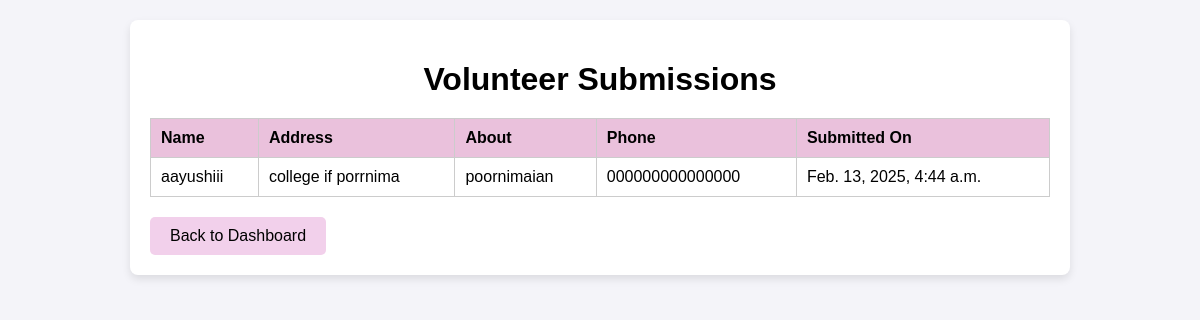
The page /adminpanel/volunteers/ on the database its author committed.
### feed/models.py (models this page shows, shortened)
class Volunteer(models.Model):
    name = models.CharField(max_length=100)
    address = models.TextField()
    about = models.TextField()
    phone = models.CharField(max_length=15)
    created_at = models.DateTimeField(auto_now_add=True)

### adminpanel/views.py (the view)
# urls.py: path('volunteers/', views.volunteer_list, name='volunteer_list'),
def volunteer_list(request):
    volunteers = Volunteer.objects.all().order_by('-created_at')
    return render(request, 'adminpanel/volx.html', {'volunteers': volunteers})

### templates/adminpanel/volx.html (shortened to what this page needs)
<!DOCTYPE html>
<html lang="en">
<head>
</head>
<body>
    <div class="container">
        <h1>Volunteer Submissions</h1>
        <table>
            <thead>
                <tr>
                    <th>Name</th>
                    <th>Address</th>
                    <th>About</th>
                    <th>Phone</th>
                    <th>Submitted On</th>
                </tr>
            </thead>
            <tbody>
                {% for volunteer in volunteers %}
                <tr>
                    <td>{{ volunteer.name }}</td>
                    <td>{{ volunteer.address }}</td>
                    <td>{{ volunteer.about }}</td>
                    <td>{{ volunteer.phone }}</td>
                    <td>{{ volunteer.created_at }}</td>
                </tr>
                {% empty %}
                <tr>
                    <td colspan="5">No volunteer submissions yet.</td>
                </tr>
                {% endfor %}
            </tbody>
        </table>
        <a href="{% url 'adminpanel:admin_dashboard' %}" class="back-button">Back to Dashboard</a>
    </div>
</body>
</html>

### templates/adminpanel/volx.html (style rules this page uses)
body { font-family: Arial, sans-serif; background: #f4f4f9; margin: 0; padding: 20px; }
.container { max-width: 900px; margin: auto; background: #fff; padding: 20px; border-radius: 8px; box-shadow: 0 4px 8px rgba(0, 0, 0, 0.1); }
h1 { text-align: center; margin-bottom: 20px; }
table { width: 100%; border-collapse: collapse; margin-top: 20px; }
th, td { padding: 10px; border: 1px solid #ccc; text-align: left; }
th { background: #eac1dc; color: #000000; }
.back-button { display: inline-block; margin-top: 20px; padding: 10px 20px; background-color: #f2d0eb; color: #000000; text-decoration: none; border-radius: 5px; transition: background-color 0.3s ease; }

### rows shown on the page
Volunteer: name "aayushiii", address "college if porrnima", about "poornimaian", phone "000000000000000", created_at "Feb. 13, 2025, 4:44 a.m."
